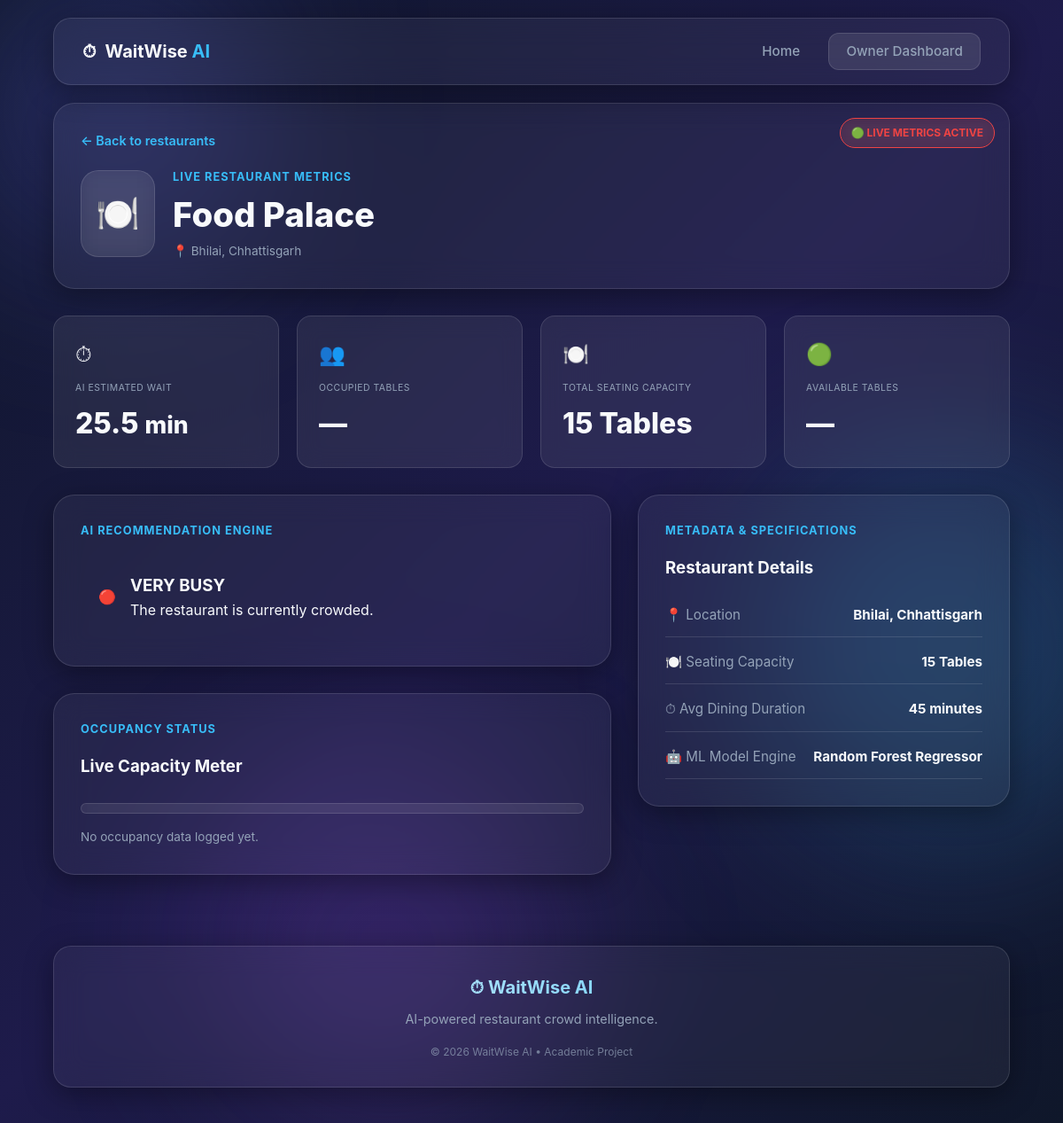
The page /restaurant/1 on the database its author committed.
### tables this page shows
CREATE TABLE restaurants (
            id INTEGER PRIMARY KEY AUTOINCREMENT,
            name TEXT NOT NULL,
            address TEXT NOT NULL,
            latitude REAL,
            longitude REAL,
            total_tables INTEGER NOT NULL,
            average_stay_minutes INTEGER DEFAULT 30
        );

### app.py (the view)
@app.route("/restaurant/<int:restaurant_id>")
def restaurant_details(restaurant_id):
    connection = get_db_connection()
    restaurant = connection.execute(
        "SELECT * FROM restaurants WHERE id = ?",
        (restaurant_id,)
    ).fetchone()
    if restaurant is None:
        connection.close()
        return "Restaurant not found", 404
    latest = connection.execute("""
        SELECT *
        FROM crowd_updates
        WHERE restaurant_id = ?
        ORDER BY timestamp DESC
        LIMIT 1
    """, (restaurant_id,)).fetchone()
    history = connection.execute("""
        SELECT *
        FROM crowd_updates
        WHERE restaurant_id = ?
        ORDER BY timestamp DESC
        LIMIT 10
    """, (restaurant_id,)).fetchall()
    connection.close()
    wait_time = None
    crowd_level = "No Data"
    recommendation = {
        "label": "DATA NEEDED",
        "class": "unknown",
        "icon": "⚪",
        "message": "Waiting for crowd information."
    }
    if latest:
        wait_time = predict_wait_time(
            latest["people_inside"],
            restaurant["total_tables"],
            latest["occupied_tables"],
            latest["people_entered"],
            latest["people_left"],
            restaurant["average_stay_minutes"]
        )
        crowd_level = get_crowd_level(
            latest["people_inside"],
            restaurant["total_tables"],
            latest["occupied_tables"]
        )
        recommendation = get_recommendation(
            wait_time,
            latest["available_tables"],
            latest["people_inside"],
            restaurant["total_tables"]
        )
    return render_template(
        "restaurant.html",
        restaurant=restaurant,
        latest=latest,
        history=history,
        wait_time=wait_time,
        crowd_level=crowd_level,
        recommendation=recommendation
    )

### database.py (called while the page is built)
def get_db_connection():
    os.makedirs("database", exist_ok=True)
    connection = sqlite3.connect(DATABASE)
    connection.row_factory = sqlite3.Row
    return connection

### ml/model.py (called while the page is built, shortened)
def load_model():
    if not os.path.exists(MODEL_PATH):
        return None
    return joblib.load(MODEL_PATH)

def get_crowd_level(
    people_inside,
    total_tables,
    occupied_tables
):
    if total_tables <= 0:
        return "Unknown"
    occupancy = occupied_tables / total_tables
    if occupancy < 0.40:
        return "Low"
    elif occupancy < 0.70:
        return "Moderate"
    elif occupancy < 0.90:
        return "Busy"
    else:
        return "Very Busy"

def get_recommendation(
    wait_time,
    available_tables,
    people_inside,
    total_tables
):
    if available_tables >= 3 and wait_time <= 10:
        return {
            "label": "GO NOW",
            "class": "go",
            "icon": "🟢",
            "message": "Good time to visit. Tables are available."
        }
    else:
        return {
            "label": "VERY BUSY",
            "class": "busy",
            "icon": "🔴",
            "message": "The restaurant is currently crowded."
        }

### templates/restaurant.html (shortened to what this page needs)
<!DOCTYPE html>
<html lang="en">
<head>
    <link rel="stylesheet" href="{{ url_for('static', filename='css/style.css') }}">
</head>
<body>
    <div class="bg-blur sphere-1"></div>
    <div class="bg-blur sphere-2"></div>
    <div class="bg-blur sphere-3"></div>
    <nav class="navbar glass-panel">
        <div class="logo">
            <span class="logo-icon">⏱</span>
            <span class="logo-text">WaitWise<span class="logo-ai"> AI</span></span>
        </div>
        <div class="nav-links">
            <a href="/">Home</a>
            <a href="/owner" class="nav-btn">Owner Dashboard</a>
        </div>
    </nav>
    <main class="details-container">
        <div class="details-header glass-panel">
            <a href="/" class="back-link">← Back to restaurants</a>
            <div class="header-main">
                <div class="restaurant-badge glass-card">🍽️</div>
                <div>
                    <span class="section-label">LIVE RESTAURANT METRICS</span>
                    <h1>{{ restaurant.name }}</h1>
                    <p class="address">📍 {{ restaurant.address }}</p>
                </div>
            </div>
            {% if wait_time is not none %}
            <span class="status-pill {{ recommendation.class }}">🟢 LIVE METRICS ACTIVE</span>
            {% else %}
            <span class="status-pill busy">⚪ DATA NEEDED</span>
            {% endif %}
        </div>
        <div class="metrics-grid">
            <div class="metric-card glass-card">
                <span class="metric-icon">⏱</span>
                <span class="stat-label">AI ESTIMATED WAIT</span>
                <strong class="stat-value">
                    {% if wait_time is not none %}{{ wait_time }} <small>min</small>{% else %}—{% endif %}
                </strong>
            </div>
            <div class="metric-card glass-card">
                <span class="metric-icon">👥</span>
                <span class="stat-label">OCCUPIED TABLES</span>
                <strong class="stat-value">
                    {% if restaurant.occupied_tables is defined %}{{ restaurant.occupied_tables }}{% else %}—{% endif %}
                </strong>
            </div>
            <div class="metric-card glass-card">
                <span class="metric-icon">🍽️</span>
                <span class="stat-label">TOTAL SEATING CAPACITY</span>
                <strong class="stat-value">{{ restaurant.total_tables }} Tables</strong>
            </div>
            <div class="metric-card glass-card">
                <span class="metric-icon">🟢</span>
                <span class="stat-label">AVAILABLE TABLES</span>
                <strong class="stat-value">
                    {% if restaurant.available_tables is defined %}{{ restaurant.available_tables }}{% else %}—{% endif %}
                </strong>
            </div>
        </div>
        <div class="details-split">
            <div class="panel-column">
                <div class="glass-panel panel-box">
                    <span class="section-label">AI RECOMMENDATION ENGINE</span>
                    {% if wait_time is not none %}
                    <div class="recommendation-banner {{ recommendation.class }}">
                        <span class="banner-icon">{{ recommendation.icon }}</span>
                        <div>
                            <h3>{{ recommendation.label }}</h3>
                            <p>{{ recommendation.message }}</p>
                        </div>
                    </div>
                    {% else %}
                    <div class="no-data-banner glass-card">
                        <div class="no-data-icon">📊</div>
                        <h3>Waiting for Live Data</h3>
                        <p>The restaurant owner has not published crowd counts for today yet.</p>
                    </div>
                    {% endif %}
                </div>
                <div class="glass-panel panel-box">
                    <span class="section-label">OCCUPANCY STATUS</span>
                    <h3>Live Capacity Meter</h3>
                    <div class="occupancy-progress glass-card">
                    </div>
                    <p class="progress-text">
                        {% if restaurant.occupied_tables is defined %}
                        {{ restaurant.occupied_tables }} out of {{ restaurant.total_tables }} tables currently occupied.
                        {% else %}
                        No occupancy data logged yet.
                        {% endif %}
                    </p>
                </div>
            </div>
            <div class="panel-column">
                <div class="glass-panel panel-box">
                    <span class="section-label">METADATA & SPECIFICATIONS</span>
                    <h3>Restaurant Details</h3>
                    <div class="info-list">
                        <div class="info-item">
                            <span>📍 Location</span>
                            <strong>{{ restaurant.address }}</strong>
                        </div>
                        <div class="info-item">
                            <span>🍽️ Seating Capacity</span>
                            <strong>{{ restaurant.total_tables }} Tables</strong>
                        </div>
                        <div class="info-item">
                            <span>⏱ Avg Dining Duration</span>
                            <strong>45 minutes</strong>
                        </div>
                        <div class="info-item">
                            <span>🤖 ML Model Engine</span>
                            <strong>Random Forest Regressor</strong>
                        </div>
                    </div>
                </div>
            </div>
        </div>
    </main>
    <footer class="glass-panel">
        <div class="footer-logo">⏱ WaitWise AI</div>
        <p>AI-powered restaurant crowd intelligence.</p>
        <p class="copyright">© 2026 WaitWise AI • Academic Project</p>
    </footer>
</body>
</html>

### rows shown on the page
restaurants: name "Food Palace", address "Bhilai, Chhattisgarh", total_tables "15"

### other values the page prints
{{ wait_time }} "25.5"
{{ recommendation.icon }} "🔴"
{{ recommendation.label }} "VERY BUSY"
{{ recommendation.message }} "The restaurant is currently crowded."
